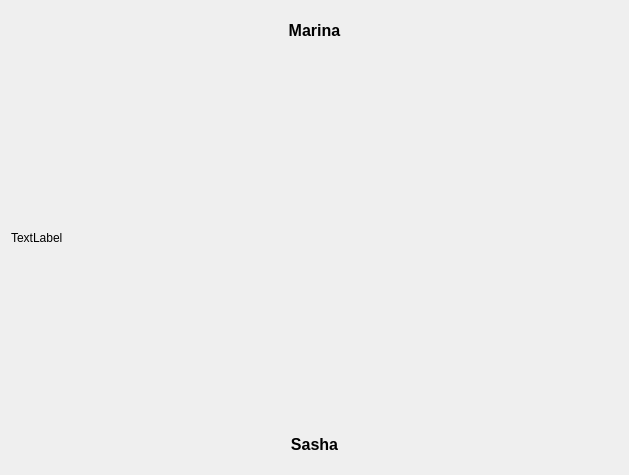
<?xml version="1.0" encoding="UTF-8"?>
<ui version="4.0">
 <class>ChessGameWidget</class>
 <widget class="QWidget" name="ChessGameWidget">
  <property name="geometry">
   <rect>
    <x>0</x>
    <y>0</y>
    <width>629</width>
    <height>475</height>
   </rect>
  </property>
  <property name="windowTitle">
   <string>Form</string>
  </property>
  <layout class="QHBoxLayout" name="horizontalLayout" stretch="0">
   <item>
    <layout class="QVBoxLayout" name="verticalLayout_2">
     <property name="topMargin">
      <number>10</number>
     </property>
     <property name="bottomMargin">
      <number>10</number>
     </property>
     <item>
      <widget class="QLabel" name="opponentNameLabel">
       <property name="maximumSize">
        <size>
         <width>16777215</width>
         <height>16777215</height>
        </size>
       </property>
       <property name="font">
        <font>
         <pointsize>12</pointsize>
        </font>
       </property>
       <property name="frameShape">
        <enum>QFrame::NoFrame</enum>
       </property>
       <property name="text">
        <string>&lt;b&gt;Marina&lt;/b&gt;</string>
       </property>
       <property name="alignment">
        <set>Qt::AlignCenter</set>
       </property>
      </widget>
     </item>
     <item>
      <widget class="QLabel" name="logLabel">
       <property name="sizePolicy">
        <sizepolicy hsizetype="Preferred" vsizetype="Preferred">
         <horstretch>0</horstretch>
         <verstretch>1</verstretch>
        </sizepolicy>
       </property>
       <property name="maximumSize">
        <size>
         <width>16777215</width>
         <height>16777215</height>
        </size>
       </property>
       <property name="frameShape">
        <enum>QFrame::NoFrame</enum>
       </property>
       <property name="text">
        <string>TextLabel</string>
       </property>
      </widget>
     </item>
     <item>
      <widget class="QLabel" name="playerNameLabel">
       <property name="maximumSize">
        <size>
         <width>16777215</width>
         <height>16777215</height>
        </size>
       </property>
       <property name="font">
        <font>
         <pointsize>12</pointsize>
        </font>
       </property>
       <property name="frameShape">
        <enum>QFrame::NoFrame</enum>
       </property>
       <property name="text">
        <string>&lt;b&gt;Sasha&lt;/b&gt;</string>
       </property>
       <property name="alignment">
        <set>Qt::AlignCenter</set>
       </property>
      </widget>
     </item>
    </layout>
   </item>
  </layout>
 </widget>
 <resources/>
 <connections/>
</ui>
